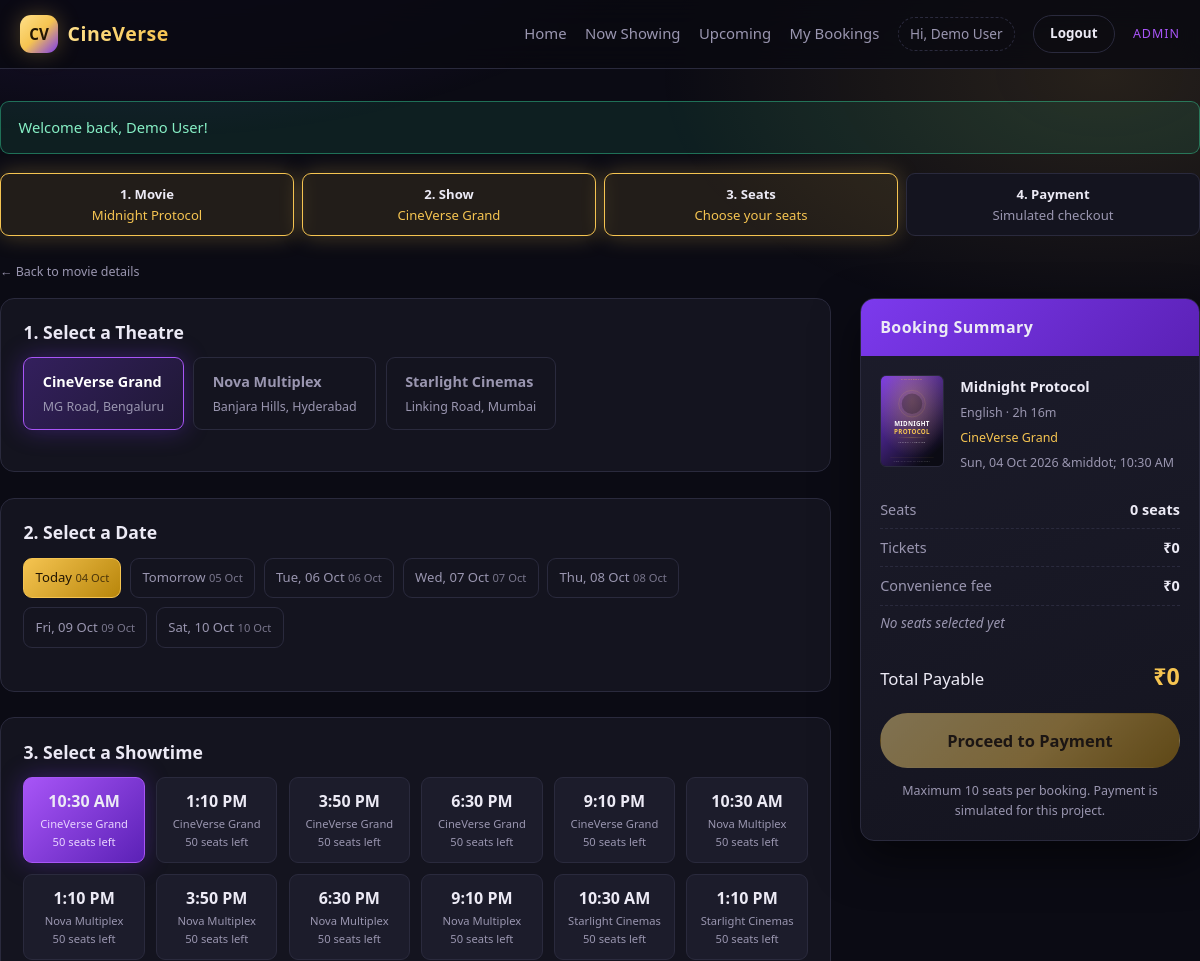
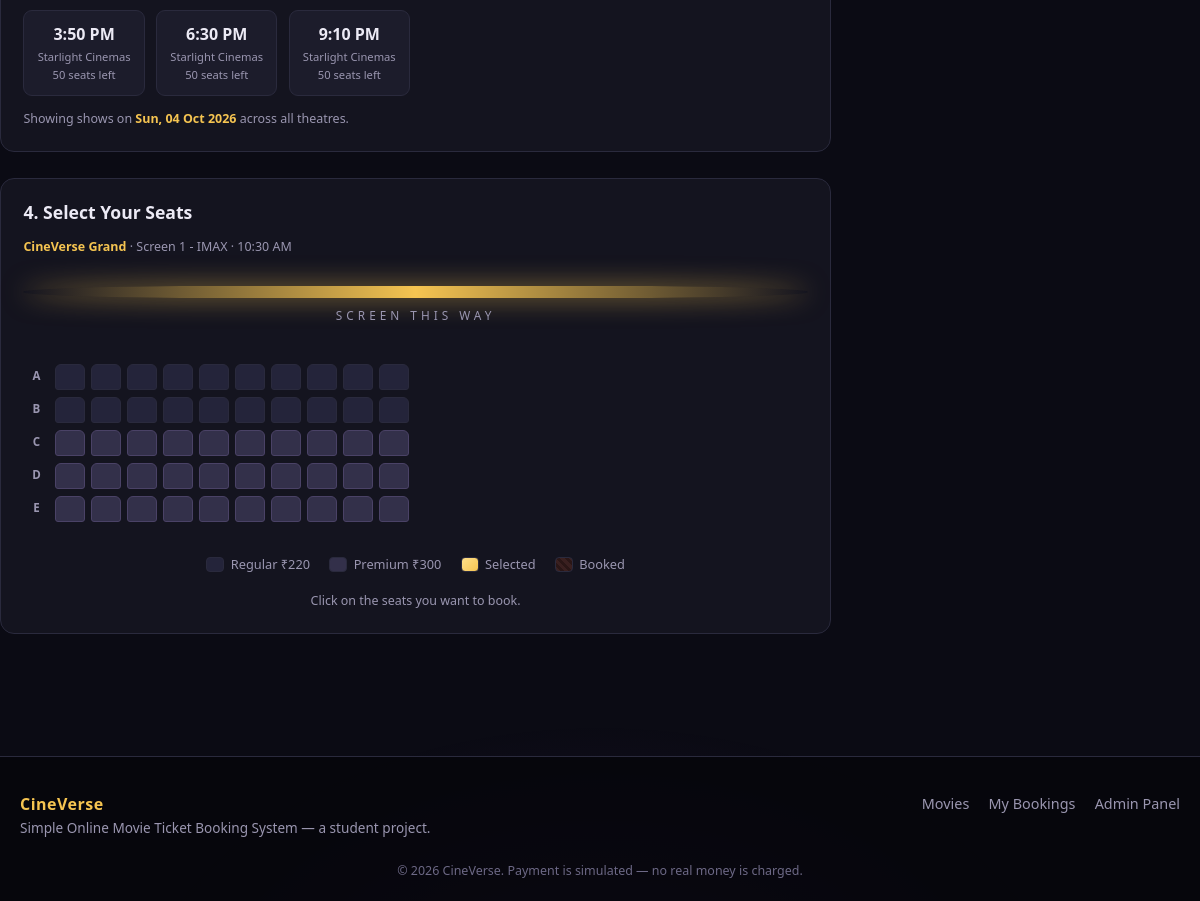
The app's page /user/booking.php?show_id=1 (signed in) with its own data (2 pictures, top to bottom).
### tables this page shows
CREATE TABLE `users` (
  `id`         INT AUTO_INCREMENT PRIMARY KEY,
  `full_name`  VARCHAR(100) NOT NULL,
  `email`      VARCHAR(120) NOT NULL UNIQUE,
  `phone`      VARCHAR(20)  DEFAULT NULL,
  `password`   VARCHAR(255) NOT NULL,
  `created_at` TIMESTAMP DEFAULT CURRENT_TIMESTAMP
);

CREATE TABLE `movies` (
  `id`            INT AUTO_INCREMENT PRIMARY KEY,
  `title`         VARCHAR(150) NOT NULL,
  `description`   TEXT,
  `duration`      VARCHAR(20)  DEFAULT NULL,
  `language`      VARCHAR(60)  DEFAULT NULL,
  `genre`         VARCHAR(100) DEFAULT NULL,
  `rating`        DECIMAL(2,1) DEFAULT 0.0,
  `release_date`  DATE         DEFAULT NULL,
  `ticket_price`  DECIMAL(6,2) NOT NULL DEFAULT 150.00,
  `poster`        VARCHAR(255) DEFAULT 'default-poster.svg',
  `status`        ENUM('now_showing','upcoming') NOT NULL DEFAULT 'now_showing',
  `created_at`    TIMESTAMP DEFAULT CURRENT_TIMESTAMP
);

CREATE TABLE `shows` (
  `id`         INT AUTO_INCREMENT PRIMARY KEY,
  `movie_id`   INT NOT NULL,
  `theatre_id` INT NOT NULL,
  `show_date`  DATE NOT NULL,
  `show_time`  TIME NOT NULL,
  `created_at` TIMESTAMP DEFAULT CURRENT_TIMESTAMP,
  UNIQUE KEY `uniq_show` (`movie_id`, `theatre_id`, `show_date`, `show_time`),
  CONSTRAINT `fk_show_movie`   FOREIGN KEY (`movie_id`)   REFERENCES `movies` (`id`)   ON DELETE CASCADE,
  CONSTRAINT `fk_show_theatre` FOREIGN KEY (`theatre_id`) REFERENCES `theatres` (`id`) ON DELETE CASCADE
);

CREATE TABLE `theatres` (
  `id`         INT AUTO_INCREMENT PRIMARY KEY,
  `name`       VARCHAR(120) NOT NULL,
  `location`   VARCHAR(120) DEFAULT NULL,
  `screen_name` VARCHAR(80) DEFAULT 'Screen 1',
  `is_active`  TINYINT(1) DEFAULT 1,
  `created_at` TIMESTAMP DEFAULT CURRENT_TIMESTAMP
);

### includes/auth.php (called while the page is built, shortened)
<?php
function is_user_logged_in()
{
    return isset($_SESSION['user_id']);
}
function current_user($pdo)
{
    $stmt = $pdo->prepare("SELECT * FROM users WHERE id = ?");
    $stmt->execute(array($_SESSION['user_id']));
    return $stmt->fetch() ?: null;
}

### user/booking.php (the view, shortened to what this page needs)
<?php
require_once __DIR__ . '/../config/db.php';
require_once __DIR__ . '/../includes/functions.php';
require_once __DIR__ . '/../includes/auth.php';
$movie_id = isset($_GET['movie_id']) ? (int) $_GET['movie_id'] : 0;
$show_id  = isset($_GET['show_id'])  ? (int) $_GET['show_id']  : 0;
$show = null;
if ($show_id > 0) {
    $stmt = $pdo->prepare(
        "SELECT s.*, m.title, m.poster, m.language, m.duration, m.ticket_price, m.rating,
                t.name AS theatre_name, t.location, t.screen_name
           FROM shows s
           JOIN movies  m ON m.id = s.movie_id
           JOIN theatres t ON t.id = s.theatre_id
          WHERE s.id = ?"
    );
    $stmt->execute(array($show_id));
    $show = $stmt->fetch();
    $movie_id = (int) $show['movie_id'];
}
$stmt = $pdo->prepare("SELECT * FROM movies WHERE id = ?");
$stmt->execute(array($movie_id));
$movie = $stmt->fetch();
$stmt = $pdo->prepare(
    "SELECT s.*, t.name AS theatre_name, t.location, t.screen_name,
            (SELECT COUNT(*) FROM booking_details bd
               JOIN bookings b ON b.id = bd.booking_id
              WHERE b.show_id = s.id AND b.status = 'confirmed'
                AND b.payment_status = 'paid' AND bd.is_cancelled = 0) AS seats_taken
       FROM shows s
       JOIN theatres t ON t.id = s.theatre_id
      WHERE s.movie_id = ? AND s.show_date >= CURDATE()
      ORDER BY s.show_date, t.name, s.show_time"
);
$stmt->execute(array($movie_id));
$all_shows = $stmt->fetchAll();
$by_theatre = array();
$by_date    = array();
foreach ($all_shows as $s) {
    $by_theatre[$s['theatre_id']][] = $s;
    $by_date[$s['show_date']][]    = $s;
}
$dates = show_date_options(7);
$stmt = $pdo->prepare("SELECT * FROM seats WHERE theatre_id = ? ORDER BY seat_row, seat_number");
$stmt->execute(array($show['theatre_id']));
$seats = $stmt->fetchAll();
$booked_ids = get_booked_seat_ids($pdo, $show_id);
$seat_rows = array();
foreach ($seats as $s) {
    $seat_rows[$s['seat_row']][] = $s;
}
ksort($seat_rows);
$body_attrs  = 'data-max-seats="' . MAX_SEATS_PER_BOOKING . '" data-fee="' . CONVENIENCE_FEE . '"';
require __DIR__ . '/../includes/header.php';
?>
<div class="steps">
  <div class="step active"><b>1. Movie</b><?php echo e($movie['title']); ?></div>
  <div class="step active"><b>2. Show</b><?php echo e($show['theatre_name']); ?></div>
  <div class="step active"><b>3. Seats</b>Choose your seats</div>
  <div class="step"><b>4. Payment</b>Simulated checkout</div>
</div>
<p class="hint" style="margin-bottom:1rem">
  <a href="<?php echo url('user/movie_details.php?id=' . $movie_id); ?>">&larr; Back to movie details</a>
</p>
<div class="booking-layout">
  <div>
    <div class="panel">
      <h3>1. Select a Theatre</h3>
      <div class="theatre-tabs">
        <?php foreach ($by_theatre as $tid => $shows): ?>
          <?php
          $first_show_in_theatre = $shows[0];
          $is_active = ((int) $tid === (int) $show['theatre_id']);
          $link_show = $first_show_in_theatre;
          foreach ($shows as $s) {
              if ($s['show_date'] === $show['show_date']) { $link_show = $s; break; }
          }
          ?>
          <a class="theatre-tab <?php echo $is_active ? 'active' : ''; ?>"
             href="<?php echo url('user/booking.php?show_id=' . (int) $link_show['id']); ?>">
            <?php echo e($first_show_in_theatre['theatre_name']); ?>
            <span class="hint" style="display:block;font-weight:400"><?php echo e($first_show_in_theatre['location']); ?></span>
          </a>
        <?php endforeach; ?>
      </div>
    </div>
    <div class="panel">
      <h3>2. Select a Date</h3>
      <div class="date-tabs">
        <?php foreach ($dates as $d): ?>
          <?php
          $target = $show;
          foreach ($by_date[$d['value']] as $s) {
              if ((int) $s['theatre_id'] === (int) $show['theatre_id']) { $target = $s; break; }
          }
          ?>
          <a class="date-tab <?php echo $d['value'] === $show['show_date'] ? 'active' : ''; ?>"
             href="<?php echo url('user/booking.php?show_id=' . (int) $target['id']); ?>">
            <?php echo e($d['label']); ?>
            <small><?php echo e(date('d M', strtotime($d['value']))); ?></small>
          </a>
        <?php endforeach; ?>
      </div>
    </div>
    <div class="panel">
      <h3>3. Select a Showtime</h3>
      <?php
      $day_shows = array();
      foreach ($by_date[$show['show_date']] as $s) {
          $day_shows[] = $s;
      }
      ?>
      <div class="showtime-grid">
        <?php foreach ($day_shows as $s): ?>
          <?php
          $left     = 50 - (int) $s['seats_taken'];
          $full     = ($left <= 0);
          $is_active = ((int) $s['id'] === (int) $show['id']);
          ?>
          <a href="<?php echo $full ? '#' : url('user/booking.php?show_id=' . (int) $s['id']); ?>"
             class="showtime-btn <?php echo $is_active ? 'active' : ''; ?> <?php echo $full ? 'is-disabled' : ''; ?>"
             <?php echo $full ? 'onclick="return false;" title="House full"' : ''; ?>>
            <?php echo date('g:i A', strtotime($s['show_time'])); ?>
            <small><?php echo e($s['theatre_name']); ?></small>
            <small><?php echo $full ? 'House Full' : $left . ' seats left'; ?></small>
          </a>
        <?php endforeach; ?>
      </div>
      <p class="hint" style="margin-top:.8rem">
        Showing shows on <b style="color:var(--gold)"><?php echo e(date('D, d M Y', strtotime($show['show_date']))); ?></b>
        across all theatres.
      </p>
    </div>
    <div class="panel">
      <h3>4. Select Your Seats</h3>
      <p class="hint" style="margin-bottom:.6rem">
        <b style="color:var(--gold)"><?php echo e($show['theatre_name']); ?></b>
        &middot; <?php echo e($show['screen_name']); ?>
        &middot; <?php echo e(date('g:i A', strtotime($show['show_time']))); ?>
      </p>
      <div class="screen">
        <div class="screen-bar"></div>
        <div class="screen-label">Screen This Way</div>
      </div>
      <div class="seat-map" id="seatMap">
        <?php foreach ($seat_rows as $row_label => $row_seats): ?>
          <div class="seat-row">
            <span class="seat-row-label"><?php echo e($row_label); ?></span>
            <?php foreach ($row_seats as $seat): ?>
              <?php
              $is_booked = in_array((int) $seat['id'], $booked_ids, true);
              $price     = seat_price($movie, $seat['seat_type']);
              $cls       = 'seat seat-' . $seat['seat_type'] . ($is_booked ? ' booked' : '');
              ?>
              <button type="button"
                      class="<?php echo $cls; ?>"
                      data-seat-id="<?php echo (int) $seat['id']; ?>"
                      data-label="<?php echo e($seat['seat_label']); ?>"
                      data-price="<?php echo number_format($price, 2, '.', ''); ?>"
                      data-type="<?php echo e($seat['seat_type']); ?>"
                      <?php echo $is_booked ? 'disabled title="Already booked"' : 'title="Seat ' . e($seat['seat_label']) . ' - ' . money($price) . '"'; ?>
                      aria-label="Seat <?php echo e($seat['seat_label']); ?>">
              </button>
            <?php endforeach; ?>
          </div>
        <?php endforeach; ?>
      </div>
      <div class="seat-legend">
        <span class="legend-item"><span class="legend-swatch legend-regular"></span> Regular <?php echo money($movie['ticket_price']); ?></span>
        <span class="legend-item"><span class="legend-swatch legend-premium"></span> Premium <?php echo money(seat_price($movie, 'premium')); ?></span>
        <span class="legend-item"><span class="legend-swatch legend-selected"></span> Selected</span>
        <span class="legend-item"><span class="legend-swatch legend-booked"></span> Booked</span>
      </div>
      <p class="hint" id="seatHint" style="margin-top:1rem;text-align:center"></p>
    </div>
  </div>
  <aside class="summary">
    <div class="summary-head">Booking Summary</div>
    <div class="summary-body">
      <div style="display:flex;gap:1rem;margin-bottom:1.1rem">
        <img class="poster-thumb" style="width:64px;height:92px"
             src="<?php echo e(poster_url($movie['poster'])); ?>" alt="">
        <div style="font-size:.9rem">
          <p style="font-weight:700"><?php echo e($movie['title']); ?></p>
          <p class="hint"><?php echo e($movie['language']); ?> &middot; <?php echo e($movie['duration']); ?></p>
          <p class="hint" style="color:var(--gold)"><?php echo e($show['theatre_name']); ?></p>
          <p class="hint"><?php echo e(show_datetime($show['show_date'], $show['show_time'])); ?></p>
        </div>
      </div>
      <div class="summary-row"><span>Seats</span><b id="sumCount">0 seats</b></div>
      <div class="summary-row"><span>Tickets</span><b id="sumSubtotal"><?php echo money(0); ?></b></div>
      <div class="summary-row"><span>Convenience fee</span><b id="sumFee"><?php echo money(0); ?></b></div>
      <div class="seat-tags" id="seatTags"></div>
      <div class="summary-total">
        <span>Total Payable</span>
        <b id="sumTotal"><?php echo money(0); ?></b>
      </div>
      <form method="post" action="<?php echo url('user/payment.php'); ?>">
        <button type="submit" id="proceedBtn" class="btn btn-gold btn-block btn-lg is-disabled" disabled>
          Proceed to Payment
        </button>
      </form>
      <p class="hint" style="margin-top:.8rem;text-align:center">
        Maximum <?php echo MAX_SEATS_PER_BOOKING; ?> seats per booking.
        Payment is simulated for this project.
      </p>
    </div>
  </aside>
</div>
<?php require __DIR__ . '/../includes/footer.php'; ?>

### includes/header.php (shortened to what this page needs)
<?php
$body_attrs = isset($body_attrs) ? $body_attrs : '';
$nav_user   = current_user($pdo);
?>
<!DOCTYPE html>
<html lang="en">
<head>
<link rel="stylesheet" href="<?php echo url('assets/css/style.css'); ?>">
</head>
<body <?php echo $body_attrs; ?>>
<header class="site-header">
  <div class="container header-inner">
    <a class="brand" href="<?php echo url('user/index.php'); ?>">
      <span class="brand-mark">CV</span>
      <span class="brand-text"><?php echo e(SITE_NAME); ?></span>
    </a>
    <nav class="main-nav" id="mainNav">
      <a href="<?php echo url('user/index.php'); ?>">Home</a>
      <a href="<?php echo url('user/index.php'); ?>#now-showing">Now Showing</a>
      <a href="<?php echo url('user/index.php'); ?>#upcoming">Upcoming</a>
      <?php if (is_user_logged_in()): ?>
        <a href="<?php echo url('user/my_bookings.php'); ?>">My Bookings</a>
        <span class="nav-user">
          Hi, <?php echo e($nav_user ? $nav_user['full_name'] : 'Guest'); ?>
        </span>
        <a class="btn btn-ghost btn-sm" href="<?php echo url('user/logout.php'); ?>">Logout</a>
      <?php else: ?>
        <a class="btn btn-ghost btn-sm" href="<?php echo url('user/login.php'); ?>">Login</a>
        <a class="btn btn-gold btn-sm" href="<?php echo url('user/register.php'); ?>">Register</a>
      <?php endif; ?>
      <a class="nav-admin-link" href="<?php echo url('admin/login.php'); ?>">Admin</a>
    </nav>
  </div>
</header>
<main class="page">

### records on screen
users: full_name "Demo User"
movies: title "Midnight Protocol", ticket_price "₹220", poster (picture), language "English", duration "2h 16m"
shows: theatre.name "CineVerse Grand", theatre.location "MG Road, Bengaluru", show_time "10:30 AM", left "50", show_date "Sun, 04 Oct 2026", theatre.screen_name "Screen 1 - IMAX", show_datetime($show['show_date'], $show['show_time']) "Sun, 04 Oct 2026 &middot; 10:30 AM"
shows: theatre.name "Nova Multiplex", theatre.location "Banjara Hills, Hyderabad", show_time "10:30 AM", left "50"
shows: theatre.name "Starlight Cinemas", theatre.location "Linking Road, Mumbai", show_time "10:30 AM", left "50"
shows: show_time "1:10 PM", theatre.name "CineVerse Grand", left "50"
shows: show_time "3:50 PM", theatre.name "CineVerse Grand", left "50"
shows: show_time "6:30 PM", theatre.name "CineVerse Grand", left "50"
shows: show_time "9:10 PM", theatre.name "CineVerse Grand", left "50"
shows: show_time "1:10 PM", theatre.name "Nova Multiplex", left "50"
shows: show_time "3:50 PM", theatre.name "Nova Multiplex", left "50"
shows: show_time "6:30 PM", theatre.name "Nova Multiplex", left "50"
shows: show_time "9:10 PM", theatre.name "Nova Multiplex", left "50"
shows: show_time "1:10 PM", theatre.name "Starlight Cinemas", left "50"
shows: show_time "3:50 PM", theatre.name "Starlight Cinemas", left "50"
shows: show_time "6:30 PM", theatre.name "Starlight Cinemas", left "50"
shows: show_time "9:10 PM", theatre.name "Starlight Cinemas", left "50"

### other values on screen
$flash['message'] "Welcome back, Demo User!"
$d['label'] "Today"
date('d M', strtotime($d['value'])) "04 Oct"
$d['label'] "Tomorrow"
date('d M', strtotime($d['value'])) "05 Oct"
$d['label'] "Tue, 06 Oct"
date('d M', strtotime($d['value'])) "06 Oct"
$d['label'] "Wed, 07 Oct"
date('d M', strtotime($d['value'])) "07 Oct"
$d['label'] "Thu, 08 Oct"
date('d M', strtotime($d['value'])) "08 Oct"
$d['label'] "Fri, 09 Oct"
date('d M', strtotime($d['value'])) "09 Oct"
$d['label'] "Sat, 10 Oct"
date('d M', strtotime($d['value'])) "10 Oct"
